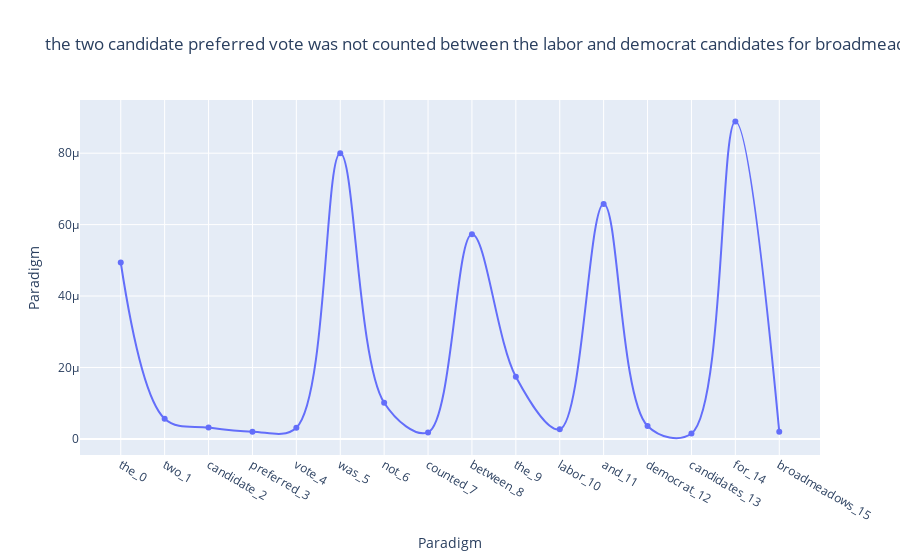

The notebook cell this image was saved under:
### Code cell
sent2.type_chain.plot_scores(show_probs=False)

### Figure 1 — Plotly figure (JSON) as saved in the notebook; plotly's stock layout.template omitted (floating-point values rounded to 4 significant figures)
{"data": [{"line": {"shape": "spline"}, "mode": "lines+markers", "name": "Func. Scores", "type": "scatter", "x": ["the_0", "two_1", "candidate_2", "preferred_3", "vote_4", "was_5", "not_6", "counted_7", "between_8", "the_9", "labor_10", "and_11", "democrat_12", "candidates_13", "for_14", "broadmeadows_15"], "y": [4.939e-05, 5.631e-06, 3.165e-06, 2.02e-06, 3.151e-06, 7.995e-05, 1.012e-05, 1.825e-06, 5.729e-05, 1.742e-05, 2.687e-06, 6.579e-05, 3.63e-06, 1.512e-06, 8.887e-05, 2.014e-06]}], "layout": {"title": {"text": "the two candidate preferred vote was not counted between the labor and democrat candidates for broadmeadows"}, "xaxis": {"title": {"text": "Paradigm"}}, "yaxis": {"title": {"text": "Paradigm"}}}}
